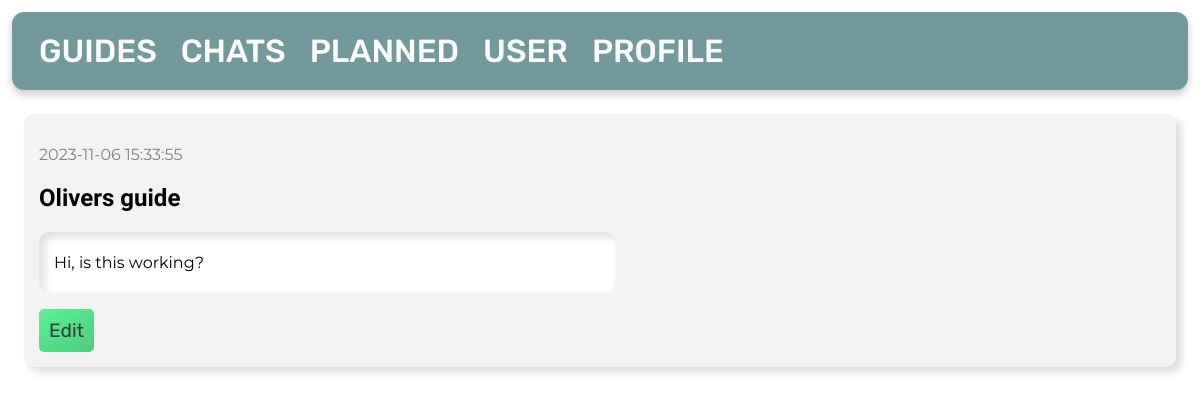
/my-guides/, run on an earlier commit of the app's database.
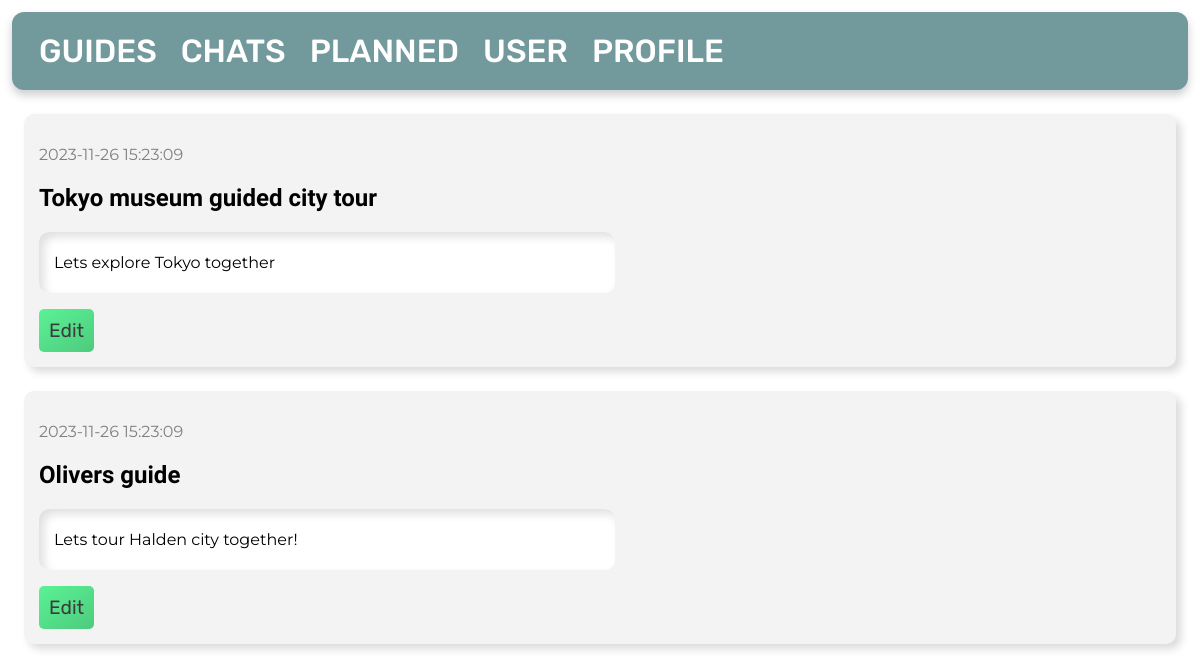
And on a later commit of the database.
### tables this page shows
CREATE TABLE posts
(
    id       INTEGER PRIMARY KEY AUTOINCREMENT,
    byUser   INTEGER,
    created  TIMESTAMP NOT NULL DEFAULT CURRENT_TIMESTAMP,
    title    TEXT      NOT NULL,
    content  TEXT      NOT NULL,
    country  TEXT      NOT NULL,
    city     TEXT      NOT NULL,
    language TEXT,
    price    INTEGER   NOT NULL,
    type     TEXT,
    FOREIGN KEY (byUser) REFERENCES user (id)
);

### app.py (the view)
@app.route('/my-guides/')
def guides():
    global user_id
    db = get_db_connection()
    posts = db.execute('SELECT * FROM posts, user WHERE byUser = ? AND user.id = posts.byUser ORDER BY posts.id DESC',
                       (user_id,)).fetchall()
    db.close()
    return render_template('my-guides.html', posts=posts)

### app.py (called while the page is built)
def get_db_connection():
    db = sqlite3.connect('database.db')
    db.row_factory = sqlite3.Row
    return db

### templates/my-guides.html
{% extends 'base.html' %}
{% block content %}
    {% for post in posts %}
        <div class='post'>
            <p id="date">{{ post['created'] }}</p>
            <h2>{{ post['title'] }}</h2>
            <div id="textsec">
                <p>{{ post['content'] }}</p>
            </div>
            <a href="{{ url_for('edit', id=post['id']) }}">Edit</a>
        </div>
    {% endfor %}
{% endblock %}

What changed in the data, as far as the page shows it:
added posts: created "2023-11-26 15:23:09", title "Tokyo museum guided city tour", content "Lets explore Tokyo together"
changed posts "Olivers guide": created "2023-11-06 15:33:55" → "2023-11-26 15:23:09"; content "Hi, is this working?" → "Lets tour Halden city together!"
